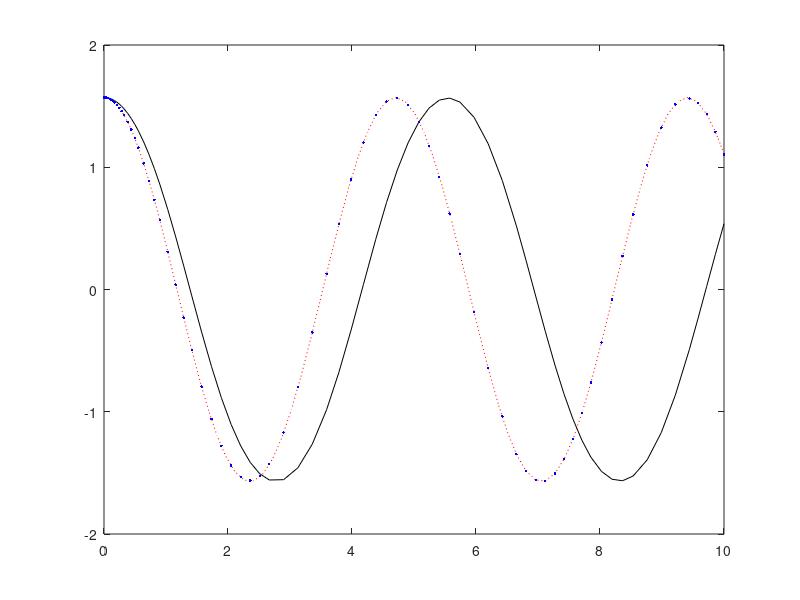

MATLAB code for this plot:
function set2()
% Set 2 ----------------------------------------------
% Pendulum ODE
% Consider a pendulum of length l moving in the xy plane. 
% The pendulum is fixed with a pin on one end and 
% a mass at the other. 
% Note that g = 9:81m=s2 and l = 5:5m. 

g = 9.81;
l = 5.5;

% The diferential equation governing its motion 
% is given by
% r'' +g/l sin(r) = 0 

ode_true = @(t, theta)[ 
        
     theta(2);
        
    -g/l*sin(theta(1))
        
    ];

% In a class in ODEs, this equation is typically 
% linearized to the following result so that 
% an analytical solution can be obtained
% r'' + g/l r = 0

ode_lineear = @(t, theta)[ 
            
        theta(2);

        -g/l*theta(1)
        
        ];

% But this is a class in numerical methods! 
% We are not hindered by such petty obstacles. 
% Solve the system using both diferential equations 
% and compare the results. 

% Let r(0)= pi/2 and r'(0) = 0 in both cases.


% - Save true(t), the solution for the 
% true DifEQ 0  t  10 on HW6 2.dat

[t, ytrue] = ode45 (ode_true, [0 10], [pi/2 0]);
HW6_2 = ytrue(:,1);

% - Save linear(t), the solution for the 
% linear DifEQ 0  t  10 on HW6 3.dat

[tlinear, ylinear] = ode45 (ode_lineear, [0 10], [pi/2 0]);
HW6_3 = ylinear(:,1);

% - Calculate the diference, 
% true(t) -linear(t), and save the vector on HW6 4.dat.

linearInterp = interp1(tlinear, HW6_3, t);

HW6_4 = HW6_2 - linearInterp;

% Use linear interpolation of linear(t) if necessary.
% Also, while it won't be graded, you should graph both 
% to see how diferent the linear approximation is 
% from the true solution.

plot (t, ytrue(:,1),'-k', tlinear, ylinear(:,1), ':r',t, linearInterp(:,1), '.b');

save HW6_2.dat HW6_2 -ascii;
save HW6_3.dat HW6_3 -ascii;
save HW6_4.dat HW6_4 -ascii;

end

